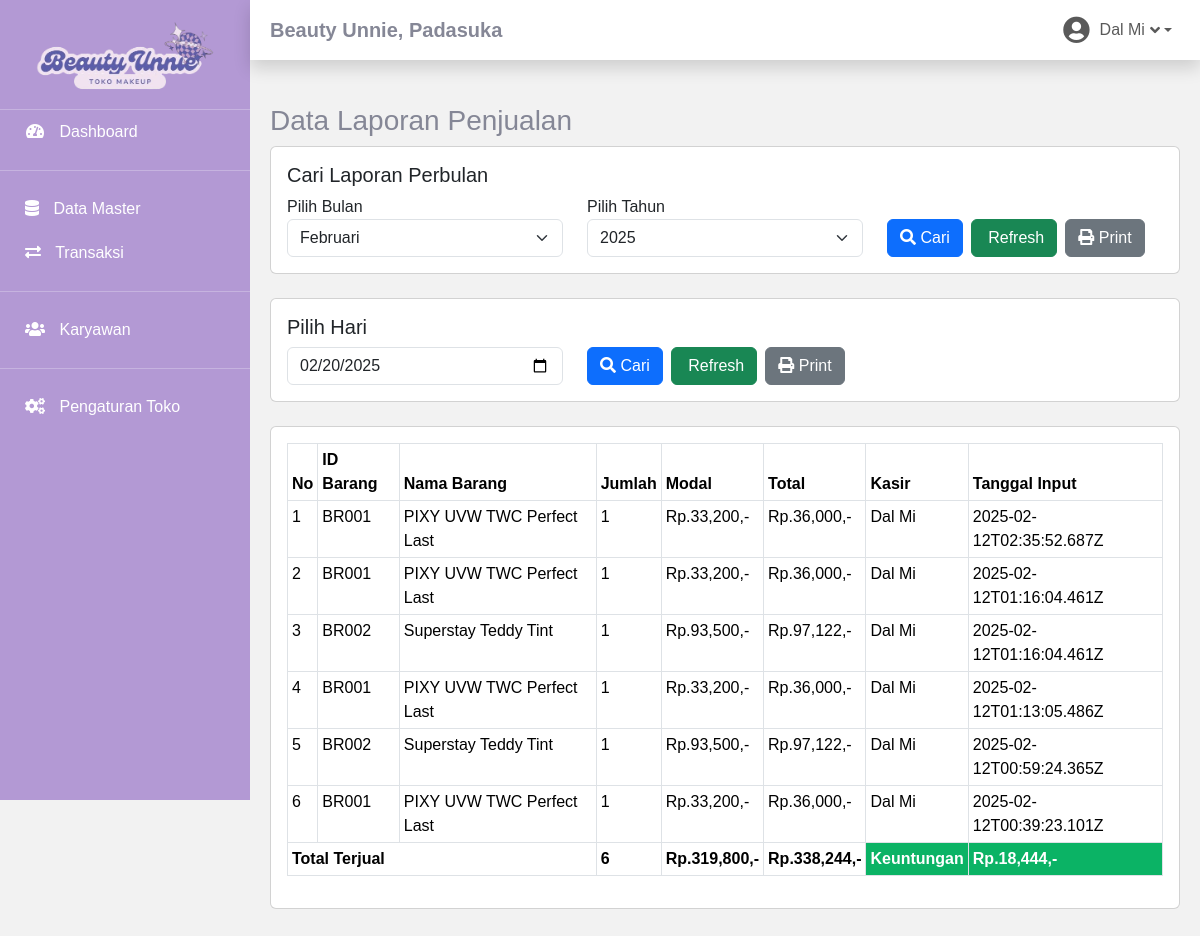
The page /laporan-transaksi.php (signed in) on the database as committed earlier.
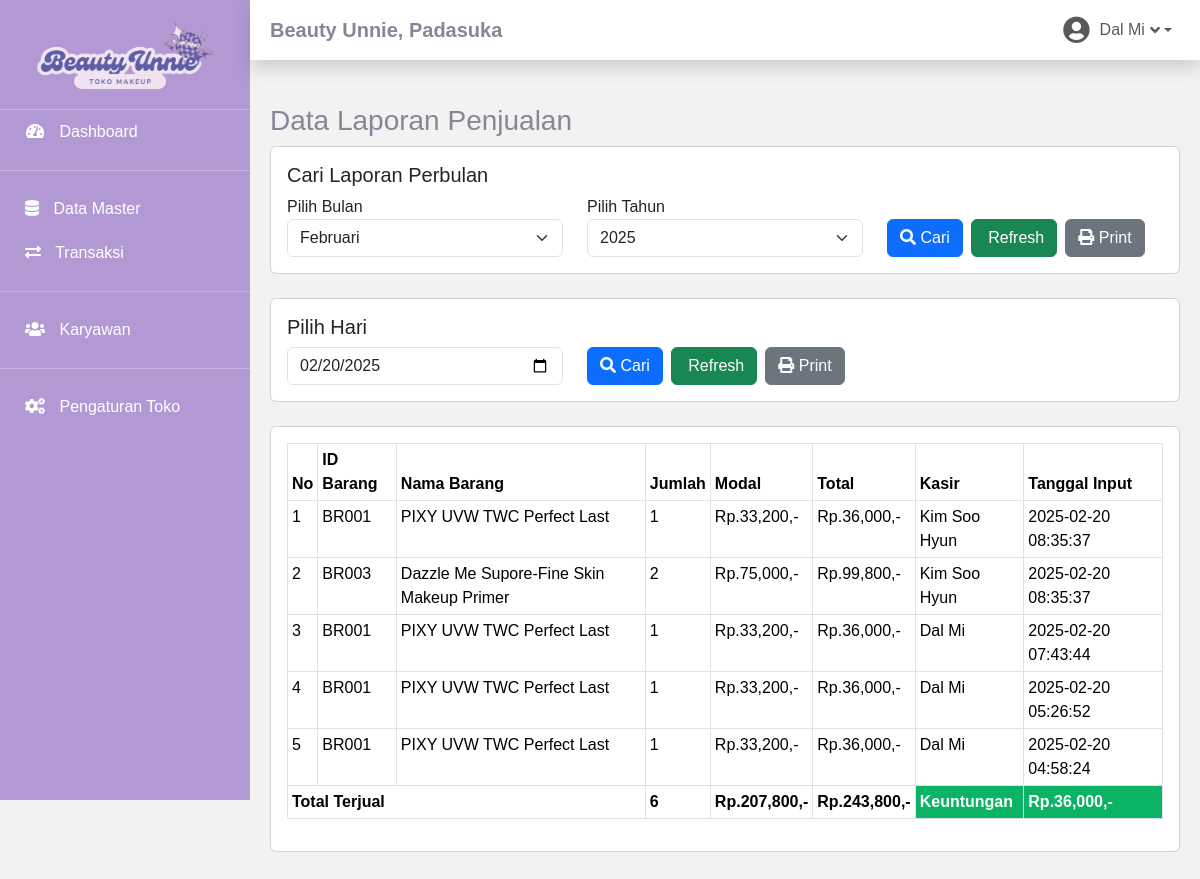
The same page on the database as committed later.
### tables this page shows
CREATE TABLE `toko` (
  `id_toko` int(11) NOT NULL,
  `nama_toko` varchar(225) NOT NULL,
  `alamat_toko` text NOT NULL,
  `tlp` varchar(13) NOT NULL,
  `nama_pemilik` char(225) NOT NULL
);

CREATE TABLE `penjualan` (
  `id_penjualan` int(11) NOT NULL,
  `id_pelanggan` int(11) NOT NULL,
  `id_barang` varchar(255) NOT NULL,
  `id_member` int(11) NOT NULL,
  `jumlah` varchar(255) NOT NULL,
  `total` varchar(255) NOT NULL,
  `tanggal_input` varchar(255) NOT NULL
);

CREATE TABLE `barang` (
  `id` int(11) NOT NULL,
  `id_barang` varchar(255) NOT NULL,
  `id_kategori` int(11) NOT NULL,
  `nama_barang` text NOT NULL,
  `merk` varchar(255) NOT NULL,
  `harga_beli` varchar(255) NOT NULL,
  `harga_jual` varchar(255) NOT NULL,
  `satuan_barang` varchar(255) NOT NULL,
  `stok` text NOT NULL,
  `gambar` text NOT NULL,
  `tgl_input` varchar(255) NOT NULL,
  `tgl_update` varchar(255) DEFAULT NULL
);

CREATE TABLE `member` (
  `id_member` int(11) NOT NULL,
  `id_role` int(11) NOT NULL,
  `nm_member` varchar(255) NOT NULL,
  `jenis_kelamin` enum('perempuan','laki-laki') NOT NULL,
  `alamat_member` text NOT NULL,
  `telepon` varchar(255) NOT NULL,
  `email` varchar(255) NOT NULL,
  `gambar` text NOT NULL,
  `NIK` text NOT NULL,
  `tgl_masuk` datetime NOT NULL,
  `tgl_keluar` datetime NOT NULL
);

### laporan-transaksi.php (the view, shortened to what this page needs)
<?php
include 'connection.php';
include 'sidebar.php';
$selectedMonth = isset($_POST['bln']) ? $_POST['bln'] : date('m');
$selectedYear = isset($_POST['thn']) ? $_POST['thn'] : date('Y');
?>
<div class="container custom-container">
    <h3>Data Laporan Penjualan</h3>
    <div class="card p-3 mb-4">
        <h5>Cari Laporan Perbulan</h5>
        <form method="post" action="laporan-transaksi.php?cari=ok">
            <div class="row">
                <div class="col-md-4">
                    <label>Pilih Bulan</label>
                    <select name="bln" class="form-select">
                        <?php
                        $bulan = array("Januari", "Februari", "Maret", "April", "Mei", "Juni", "Juli", "Agustus", "September", "Oktober", "November", "Desember");
                        $bln1 = array('01', '02', '03', '04', '05', '06', '07', '08', '09', '10', '11', '12');
                        foreach ($bulan as $key => $month) {
                            echo "<option value='$bln1[$key]' " . ($selectedMonth == $bln1[$key] ? 'selected' : '') . ">$month</option>";
                        }
                        ?>
                    </select>
                </div>
                <div class="col-md-4">
                    <label>Pilih Tahun</label>
                    <select name="thn" class="form-select">
                        <?php
                        $now = date('Y');
                        for ($a = 2017; $a <= $now; $a++) {
                            echo "<option value='$a' " . ($selectedYear == $a ? 'selected' : '') . ">$a</option>";
                        }
                        ?>
                    </select>
                </div>
                <div class="col-md-4 d-flex align-items-end">
                    <button type="submit" class="btn btn-primary me-2"><i class="fa fa-search"></i> Cari</button>
                    <a href="laporan-transaksi.php" class="btn btn-success me-2"><i class="fa fa-refresh"></i>
                        Refresh</a>
                    <button type="button" class="btn btn-secondary me-2" onclick="printLaporan()"><i
                            class="fa fa-print"></i> Print</button>
                </div>
            </div>
        </form>
    </div>
    <div class="card p-3 mb-4">
        <h5>Pilih Hari</h5>
        <form method="post" action="laporan-transaksi.php?hari=cek">
            <div class="row">
                <div class="col-md-4">
                    <input type="date" class="form-control" name="hari" value="<?= date('Y-m-d'); ?>">
                </div>
                <div class="col-md-4 d-flex align-items-end">
                    <button type="submit" class="btn btn-primary me-2"><i class="fa fa-search"></i> Cari</button>
                    <a href="laporan-transaksi.php" class="btn btn-success me-2"><i class="fa fa-refresh"></i>
                        Refresh</a>
                    <button type="button" class="btn btn-secondary me-2" onclick="printLaporan()"><i
                            class="fa fa-print"></i> Print </button>
                </div>
            </div>
        </form>
    </div>
    <div class="card p-3 mb-4">
        <div class="table-responsive">
            <table class="table table-bordered table-sm" id="tabelTransaksi">
                <thead>
                    <tr style="background:#DFF0D8;color:#333;">
                        <th>No</th>
                        <th>ID Barang</th>
                        <th>Nama Barang</th>
                        <th>Jumlah</th>
                        <th>Modal</th>
                        <th>Total</th>
                        <th>Kasir</th>
                        <th>Tanggal Input</th>
                    </tr>
                </thead>
                <tbody>
                    <?php
                    $no = 1;
                    if (!empty($_GET['cari'])) {
                        $periode = $selectedMonth . '-' . $selectedYear;
                        $query = "SELECT p.id_penjualan, p.id_barang, p.id_member, p.jumlah, p.total, p.tanggal_input,
                                  b.nama_barang, b.harga_beli, b.harga_jual, m.nm_member
                                  FROM penjualan p
                                  JOIN barang b ON p.id_barang = b.id_barang
                                  JOIN member m ON p.id_member = m.id_member
                                  WHERE MONTH(p.tanggal_input) = ? AND YEAR(p.tanggal_input) = ?
                                  ORDER BY p.tanggal_input DESC";
                        $stmt = $conn->prepare($query);
                        $stmt->bind_param("ii", $selectedMonth, $selectedYear);
                        $stmt->execute();
                        $result = $stmt->get_result();
                    } else {
                        $query_all = "SELECT p.id_penjualan, p.id_barang, p.id_member, p.jumlah, p.total, p.tanggal_input,
                                      b.nama_barang, b.harga_beli, b.harga_jual, m.nm_member
                                      FROM penjualan p
                                      JOIN barang b ON p.id_barang = b.id_barang
                                      JOIN member m ON p.id_member = m.id_member
                                      ORDER BY p.tanggal_input DESC";
                        $result = $conn->query($query_all);
                    }
                    $bayar = 0;
                    $jumlah = 0;
                    $modal = 0;
                    while ($row = $result->fetch_assoc()) {
                        $bayar += $row['total'];
                        $modal += $row['harga_beli'] * $row['jumlah'];
                        $jumlah += $row['jumlah'];
                        ?>
                        <tr>
                            <td><?php echo $no; ?></td>
                            <td><?php echo $row['id_barang']; ?></td>
                            <td><?php echo $row['nama_barang']; ?></td>
                            <td><?php echo $row['jumlah']; ?></td>
                            <td>Rp.<?php echo number_format($row['harga_beli'] * $row['jumlah']); ?>,-</td>
                            <td>Rp.<?php echo number_format($row['total']); ?>,-</td>
                            <td><?php echo $row['nm_member']; ?></td>
                            <td><?php echo $row['tanggal_input']; ?></td>
                        </tr>
                        <?php $no++;
                    } ?>
                </tbody>
                <tfoot>
                    <tr>
                        <th colspan="3">Total Terjual</th>
                        <th><?php echo $jumlah; ?></th>
                        <th>Rp.<?php echo number_format($modal); ?>,-</th>
                        <th>Rp.<?php echo number_format($bayar); ?>,-</th>
                        <th style="background:#0bb365;color:#fff;">Keuntungan</th>
                        <th style="background:#0bb365;color:#fff;">Rp.<?php echo number_format($bayar - $modal); ?>,-
                        </th>
                    </tr>
                </tfoot>
            </table>
        </div>
    </div>
</div>

### sidebar.php (shortened to what this page needs)
<?php
include "connection.php";
?>
<!DOCTYPE html>
<html lang="en">
<head>
    <link href="bootstrap-5.3.3-dist/css/bootstrap.min.css" rel="stylesheet">
    <link href="assets/vendor/fontawesome-free/css/all.min.css" rel="stylesheet" type="text/css">
</head>
<body>
    <?php if ($_SESSION['id_role'] == 1) { ?>
        <div class="sidebar d-flex flex-column">
            <div class="text-center mb-3">
                <img src="img/logo.png" alt="Logo" style="width: 180px;">
            </div>
            <hr class="sidebar-divider my-0">
            <a href="dashboard-administrator.php" class="nav-link active">
                <i class="fas fa-fw fa-tachometer-alt"></i>
                <span>Dashboard</span>
            </a>
            <hr class="sidebar-divider">
            <div class="nav-item">
                <a class="nav-link collapsed" href="#" data-bs-toggle="collapse" data-bs-target="#masterDataMenu"
                    aria-expanded="false" aria-controls="masterDataMenu">
                    <i class="fas fa-database"></i>
                    <span>Data Master</span>
                </a>
            </div>
            <div class="nav-item">
                <a class="nav-link collapsed" href="#" data-bs-toggle="collapse" data-bs-target="#transaksiMenu"
                    aria-expanded="false" aria-controls="transaksiMenu">
                    <i class="fas fa-exchange-alt"></i>
                    <span>Transaksi</span>
                </a>
            </div>
            <hr class="sidebar-divider">
            <div class="nav-item">
                <a class="nav-link collapsed" href="#" data-bs-toggle="collapse" data-bs-target="#karyawanMenu"
                    aria-expanded="false" aria-controls="karyawanMenu">
                    <i class="fas fa-users"></i>
                    <span>Karyawan</span>
                </a>
            </div>
            <hr class="sidebar-divider d-none d-md-block">
            <a href="pengaturan-toko.php" class="nav-link">
                <i class="fas fa-fw fa-cogs"></i>
                <span>Pengaturan Toko</span>
            </a>
        </div>
    <?php } ?>
    <div class="main-content">
         <nav class="navbar navbar-expand navbar-light bg-white topbar mb-4 static-top shadow">
            <?php
            $tampil = mysqli_query($conn, "SELECT * FROM `toko` WHERE 1");
            while ($toko = mysqli_fetch_array($tampil)):
            ?>
            <h5 class="d-lg-block d-none mt-2"><b> <?= $toko['nama_toko']?>, <?= $toko['alamat_toko']?></b></h5>
            <?php endwhile; ?>
            <ul class="navbar-nav ml-auto">
                <li class="nav-item dropdown no-arrow">
                    <a class="nav-link dropdown-toggle" href="#" id="userDropdown" role="button" data-bs-toggle="dropdown"
                        aria-haspopup="true" aria-expanded="false">
                        <i class="fas fa-user-circle"></i>
                        <span class="mr-2 d-none d-lg-inline text-gray-600 small ml-2"><?= $_SESSION['nm_member']?></span>
                        <i class="fas fa-angle-down"></i>
                    </a>
                </li>
            </ul>
        </nav>
        <?php include 'footer.php'; ?>

### footer.php (shortened to what this page needs)
        </div>
</body>
</html>

### sidebar.php (style rules this page uses)
* { margin: 0; padding: 0; box-sizing: border-box; font-family: Arial, sans-serif; }
body { margin: 0; font-family: "Nunito", -apple-system, BlinkMacSystemFont, "Segoe UI", Roboto, "Helvetica Neue", Arial, sans-serif, "Apple Color Emoji", "Segoe UI Emoji", "Segoe UI Symbol", "Noto Color Emoji"; font-size: 1rem; font-weight: 400; line-height: 1.5; color: #858796; text-align: left; background-color: #f2f2f2; }
.navbar { width: calc(100% - 250px); left: 250px; display: flex; justify-content: space-between; align-items: center; padding: 0 20px; height: 60px; }
.navbar .nav-item.dropdown .nav-link { display: flex; align-items: center; }
.navbar .nav-item.dropdown .text-gray-600 { font-size: 1rem; margin-right: 5px; }
.navbar .nav-item.dropdown .fa-user-circle { font-size: 1.7rem; margin-right: 10px; }
.main-content { display: flex; flex-grow: 1; }
.sidebar { height: 100vh; width: 250px; position: fixed; background-color: #b399d4; color: #fff; padding-top: 20px; }
.sidebar a { color: #fff; text-decoration: none; padding: 10px 25px; display: block; border-radius: 4px; font-weight: 500; }
.sidebar .nav-link i { margin-right: 10px; }
.container { margin-left: 250px; width: calc(100% - 250px); padding: 20px; }

Rows that differ between the two databases and show on the page:
removed penjualan: id_barang "BR001", barang.nama_barang "PIXY UVW TWC Perfect Last", jumlah "1", $row['harga_beli']*$row['jumlah'] "33,200", total "36,000", id_member.nm_member "Dal Mi", tanggal_input "2025-02-12T02:35:52.687Z"
removed penjualan: id_barang "BR001", barang.nama_barang "PIXY UVW TWC Perfect Last", jumlah "1", $row['harga_beli']*$row['jumlah'] "33,200", total "36,000", id_member.nm_member "Dal Mi", tanggal_input "2025-02-12T01:16:04.461Z"
removed penjualan: id_barang "BR002", barang.nama_barang "Superstay Teddy Tint", jumlah "1", $row['harga_beli']*$row['jumlah'] "93,500", total "97,122", id_member.nm_member "Dal Mi", tanggal_input "2025-02-12T01:16:04.461Z"
removed penjualan: id_barang "BR001", barang.nama_barang "PIXY UVW TWC Perfect Last", jumlah "1", $row['harga_beli']*$row['jumlah'] "33,200", total "36,000", id_member.nm_member "Dal Mi", tanggal_input "2025-02-12T01:13:05.486Z"
removed penjualan: id_barang "BR002", barang.nama_barang "Superstay Teddy Tint", jumlah "1", $row['harga_beli']*$row['jumlah'] "93,500", total "97,122", id_member.nm_member "Dal Mi", tanggal_input "2025-02-12T00:59:24.365Z"
removed penjualan: id_barang "BR001", barang.nama_barang "PIXY UVW TWC Perfect Last", jumlah "1", $row['harga_beli']*$row['jumlah'] "33,200", total "36,000", id_member.nm_member "Dal Mi", tanggal_input "2025-02-12T00:39:23.101Z"
added penjualan: id_barang "BR001", barang.nama_barang "PIXY UVW TWC Perfect Last", jumlah "1", $row['harga_beli']*$row['jumlah'] "33,200", total "36,000", id_member.nm_member "Kim Soo Hyun", tanggal_input "2025-02-20 08:35:37"
added penjualan: id_barang "BR003", barang.nama_barang "Dazzle Me Supore-Fine Skin Makeup Primer", jumlah "2", $row['harga_beli']*$row['jumlah'] "75,000", total "99,800", id_member.nm_member "Kim Soo Hyun", tanggal_input "2025-02-20 08:35:37"
added penjualan: id_barang "BR001", barang.nama_barang "PIXY UVW TWC Perfect Last", jumlah "1", $row['harga_beli']*$row['jumlah'] "33,200", total "36,000", id_member.nm_member "Dal Mi", tanggal_input "2025-02-20 07:43:44"
added penjualan: id_barang "BR001", barang.nama_barang "PIXY UVW TWC Perfect Last", jumlah "1", $row['harga_beli']*$row['jumlah'] "33,200", total "36,000", id_member.nm_member "Dal Mi", tanggal_input "2025-02-20 05:26:52"
added penjualan: id_barang "BR001", barang.nama_barang "PIXY UVW TWC Perfect Last", jumlah "1", $row['harga_beli']*$row['jumlah'] "33,200", total "36,000", id_member.nm_member "Dal Mi", tanggal_input "2025-02-20 04:58:24"
Other text that changed with them:
$modal: "319,800" → "207,800"
$bayar: "338,244" → "243,800"
$bayar - $modal: "18,444" → "36,000"
